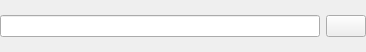
<?xml version="1.0" encoding="UTF-8"?>
<ui version="4.0">
 <class>Form</class>
 <widget class="QWidget" name="Form">
  <property name="geometry">
   <rect>
    <x>0</x>
    <y>0</y>
    <width>366</width>
    <height>52</height>
   </rect>
  </property>
  <property name="windowTitle">
   <string>Form</string>
  </property>
  <layout class="QHBoxLayout" name="horizontalLayout">
   <property name="leftMargin">
    <number>0</number>
   </property>
   <property name="topMargin">
    <number>0</number>
   </property>
   <property name="rightMargin">
    <number>0</number>
   </property>
   <property name="bottomMargin">
    <number>0</number>
   </property>
   <item>
    <widget class="QLineEdit" name="subject">
     <property name="readOnly">
      <bool>false</bool>
     </property>
    </widget>
   </item>
   <item>
    <widget class="QPushButton" name="del_btn">
     <property name="sizePolicy">
      <sizepolicy hsizetype="Maximum" vsizetype="Fixed">
       <horstretch>0</horstretch>
       <verstretch>0</verstretch>
      </sizepolicy>
     </property>
     <property name="maximumSize">
      <size>
       <width>16777215</width>
       <height>16777215</height>
      </size>
     </property>
     <property name="toolTip">
      <string>Poista kaavoitusteema</string>
     </property>
     <property name="text">
      <string/>
     </property>
    </widget>
   </item>
  </layout>
 </widget>
 <resources/>
 <connections/>
</ui>
